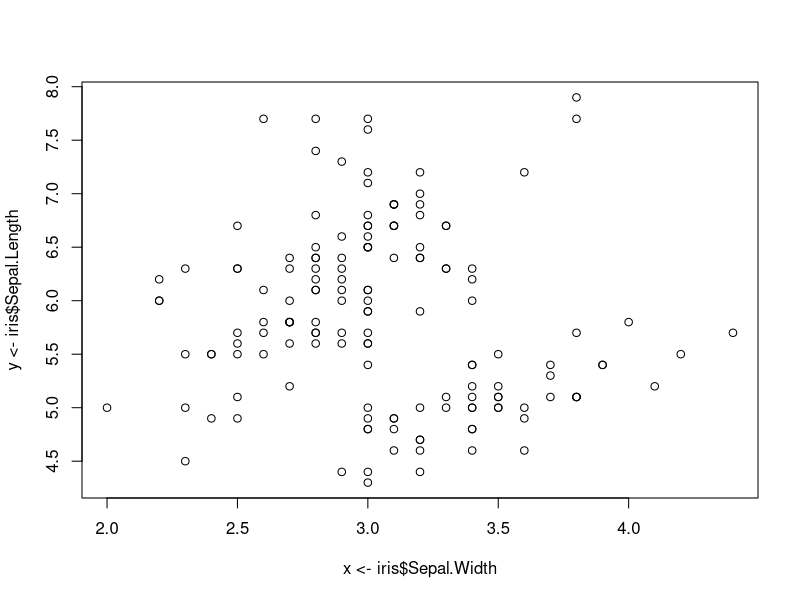
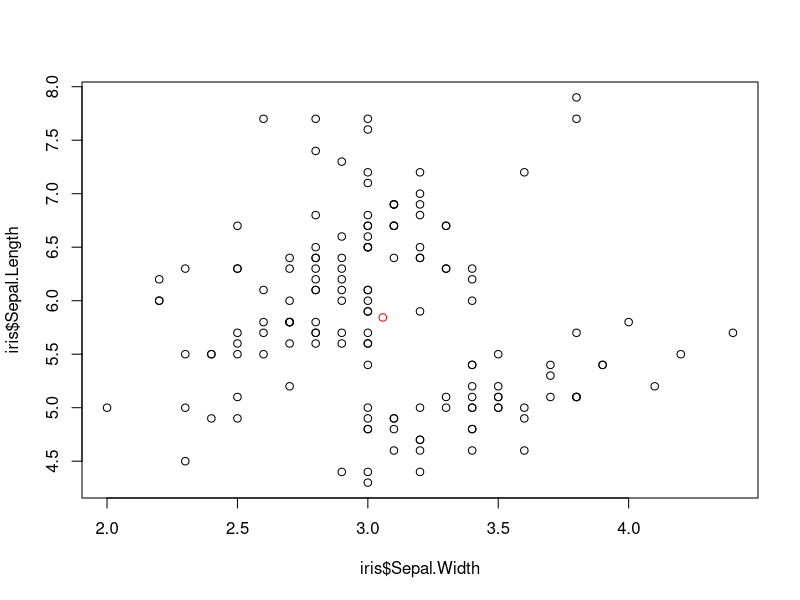
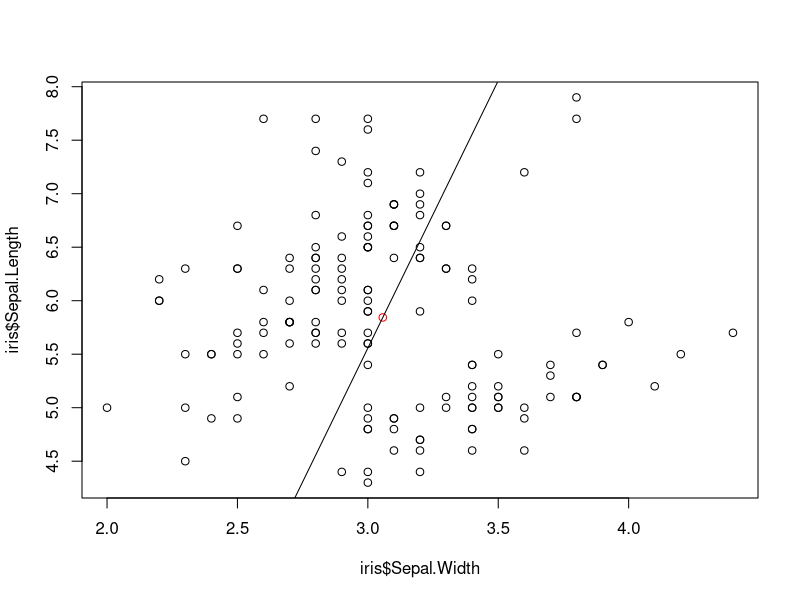

Reproduce these figures in R, in order.
data(iris)
head(iris)

iris$Sepal.Width
mean(iris$Sepal.Length)
sd(iris$Sepal.Width)

plot(x <- iris$Sepal.Width, y <- iris$Sepal.Length)
data_center_x <- mean(iris$Sepal.Width)
data_center_y <- mean(iris$Sepal.Length)
c(data_center_x, data_center_y)

plot(x = iris$Sepal.Width, y = iris$Sepal.Length)
points(x = data_center_x, y = data_center_y, col = "red")

line_point_slope = function(x, x1, y1, slope)
{
  get_y_intercept = 
  function(x1, y1, slope)
    return(-(x1 * slope) + y1)

  linear =
    function(x, yint, slope)
      return(yint + x * slope)
  
  return(linear(x, get_y_intercept(x1, y1, slope), slope))
  }
  #line_point_slope here


#following draws a line
plot(x = iris$Sepal.Width, y = iris$Sepal.Length)
points(x = data_center_x, y = data_center_y, col = "red")
curve(
  line_point_slope(
    x,
    data_center_x,
    data_center_y,
    5),
  add = TRUE)
  
